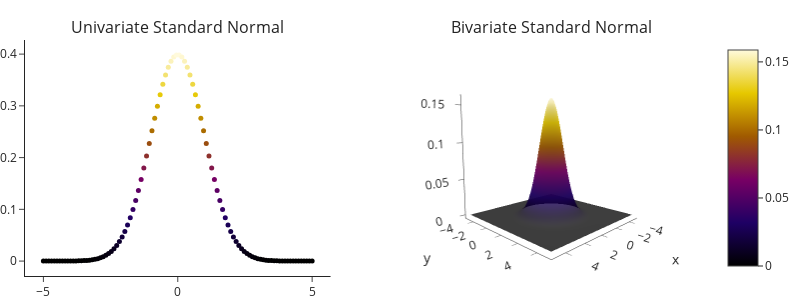

Notebook code for this chart:
### Markdown cell above
## Gaussian Distribution

### Standard Uni- and Bi- variate Gaussians

### Code cell
from scipy.stats import multivariate_normal

vals = np.linspace(-5, 5, 100)
xx, yy = np.meshgrid(vals, vals)
z = multivariate_normal(mean=np.zeros(2), cov=np.eye(2)).pdf(np.c_[xx.ravel(), yy.ravel()]).reshape(len(vals), len(vals))

fig = make_subplots(rows=1, cols=2, subplot_titles=["Univariate Standard Normal", "Bivariate Standard Normal"],
                    specs=[[{'type': 'scatter'}, {'type': 'scene'}]])

fig.add_traces(data = [
    go.Scatter(x=vals, y=multivariate_normal(0, 1).pdf(vals), mode="markers", showlegend=False,
                   marker=dict(color=multivariate_normal(0, 1).pdf(vals), colorscale="Electric", size=5)),    
    go.Surface(x = vals, y=vals, z=z, opacity=.8, colorscale="Electric")
        ],
    rows=[1,1], cols=[1,2])

fig.update_layout(width=800, height=300, scene_aspectmode="cube", scene=dict(camera = dict(eye=dict(x=1.6, y=1.6, z=.3))))
fig.write_image("../normal_distributions.png")
fig.show()
